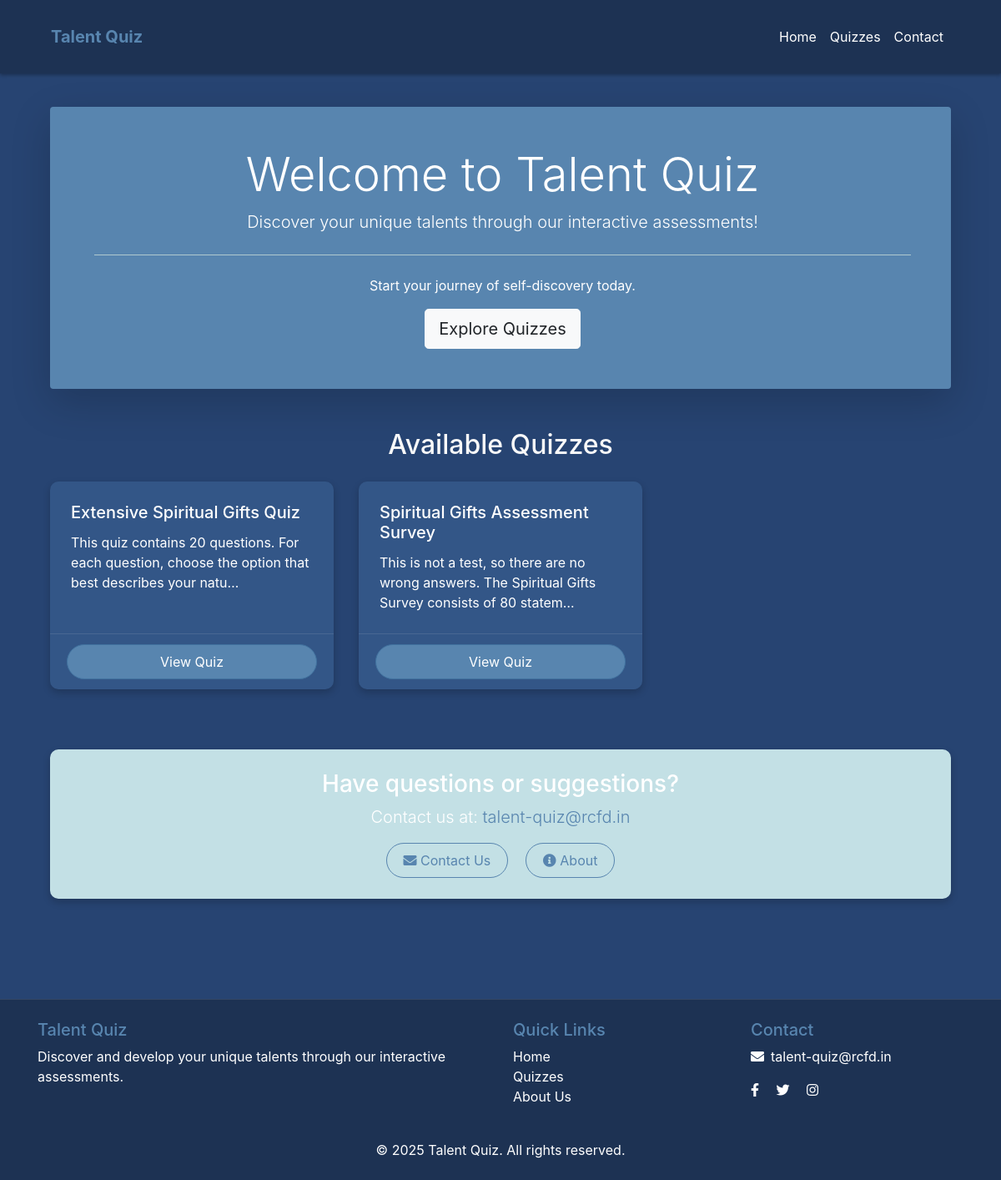
The page / on the database its author committed.
### app/models.py (models this page shows, shortened)
class Quiz(models.Model):
    title = models.CharField(max_length=255)
    description = models.TextField(blank=True, null=True)
    created_at = models.DateTimeField(auto_now_add=True)
    class Meta:
        verbose_name_plural = "Quizzes"

### app/views.py (the view)
# urls.py: path('', home, name='home'),
def home(request):
    quizzes = Quiz.objects.all()
    return render(request, 'home.html', {'quizzes': quizzes})

### templates/home.html (shortened to what this page needs)
{% extends 'base.html' %}
{% block content %}
<div class="container">
    <div class="jumbotron text-center bg-primary text-white rounded shadow-lg p-5 mb-4">
        <h1 class="display-4">Welcome to Talent Quiz</h1>
        <p class="lead">Discover your unique talents through our interactive assessments!</p>
        <hr class="my-4 bg-light">
        <p>Start your journey of self-discovery today.</p>
        <a class="btn btn-light btn-lg" href="#available-quizzes" role="button">Explore Quizzes</a>
    </div>
    <div class="row mt-5" id="available-quizzes">
        <div class="col-md-12">
            <h2 class="text-center mb-4">Available Quizzes</h2>
            {% if quizzes %}
                <div class="row">
                    {% for quiz in quizzes %}
                        <div class="col-md-4 mb-4">
                            <div class="card h-100 hover-shadow transition-300">
                                <div class="card-body">
                                    <h5 class="card-title">{{ quiz.title }}</h5>
                                    <p class="card-text">{{ quiz.description|truncatechars:100 }}</p>
                                </div>
                                <div class="card-footer bg-transparent">
                                    <a href="{% url 'app:quiz-detail' quiz.id %}" class="btn btn-primary btn-block">View Quiz</a>
                                </div>
                            </div>
                        </div>
                    {% endfor %}
                </div>
            {% else %}
                <div class="alert alert-info">
                    <p>No quizzes available yet. Please check back later!</p>
                </div>
            {% endif %}
        </div>
    </div>
    <div class="row mt-5 mb-5">
        <div class="col-md-12">
            <div class="card bg-light">
                <div class="card-body text-center">
                    <h3>Have questions or suggestions?</h3>
                    <p class="lead">Contact us at: <a href="mailto:talent-quiz@rcfd.in">talent-quiz@rcfd.in</a></p>
                    <div class="mt-3">
                        <a href="#" class="btn btn-outline-primary mx-2"><i class="fas fa-envelope"></i> Contact Us</a>
                        <a href="#" class="btn btn-outline-primary mx-2"><i class="fas fa-info-circle"></i> About</a>
                    </div>
                </div>
            </div>
        </div>
    </div>
</div>
{% endblock content %}

### templates/base.html (shortened to what this page needs)
{% load static %}
<!DOCTYPE html>
<html lang="en">
<head>
    <link rel="stylesheet" href="https://cdn.jsdelivr.net/npm/bootstrap@4.6.0/dist/css/bootstrap.min.css">
    <link rel="stylesheet" href="https://cdnjs.cloudflare.com/ajax/libs/font-awesome/5.15.3/css/all.min.css">
    <link rel="stylesheet" href="{% static 'css/theme.css' %}">
    <link rel="stylesheet" href="{% static 'css/style.css' %}">
</head>
<body class="bg-dark">
    {% include 'commons/header.html' %}
    <main class="container py-4">
        {% block content %}
        {% endblock content %}
    </main>
    {% include 'commons/footer.html' %}
</body>
</html>

### templates/commons/header.html (shortened to what this page needs)
<header class="site-header py-3 bg-darker">
    <div class="container">
        <nav class="navbar navbar-expand-lg navbar-dark">
            <a class="navbar-brand font-weight-bold text-primary" href="{% url 'app:home' %}">Talent Quiz</a>
            <div class="collapse navbar-collapse" id="navbarNav">
                <ul class="navbar-nav ml-auto">
                    <li class="nav-item">
                        <a class="nav-link text-light" href="{% url 'app:home' %}">Home</a>
                    </li>
                    <li class="nav-item">
                        <a class="nav-link text-light" href="#">Quizzes</a>
                    </li>
                    <li class="nav-item">
                        <a class="nav-link text-light" href="mailto:talent-quiz@rcfd.in">Contact</a>
                    </li>
                </ul>
            </div>
        </nav>
    </div>
</header>

### templates/commons/footer.html
<footer class="site-footer py-4 bg-darker mt-5">
    <div class="container">
        <div class="row">
            <div class="col-md-6">
                <h5 class="text-primary">Talent Quiz</h5>
                <p class="text-muted">Discover and develop your unique talents through our interactive assessments.</p>
            </div>
            <div class="col-md-3">
                <h5 class="text-primary">Quick Links</h5>
                <ul class="list-unstyled">
                    <li><a href="{% url 'app:home' %}" class="text-light">Home</a></li>
                    <li><a href="#" class="text-light">Quizzes</a></li>
                    <li><a href="#" class="text-light">About Us</a></li>
                </ul>
            </div>
            <div class="col-md-3">
                <h5 class="text-primary">Contact</h5>
                <address class="text-muted">
                    <p><i class="fas fa-envelope mr-2"></i>talent-quiz@rcfd.in</p>
                    <div class="mt-3">
                        <a href="#" class="text-light mr-3"><i class="fab fa-facebook-f"></i></a>
                        <a href="#" class="text-light mr-3"><i class="fab fa-twitter"></i></a>
                        <a href="#" class="text-light"><i class="fab fa-instagram"></i></a>
                    </div>
                </address>
            </div>
        </div>
        <div class="row mt-4">
            <div class="col text-center">
                <p class="mb-0 text-muted">&copy; {% now "Y" %} Talent Quiz. All rights reserved.</p>
            </div>
        </div>
    </div>
</footer>

### static/css/theme.css (style rules this page uses)
html, body { background-color: #2F2420; color: #F9F9F9; }
:root { --primary: #5885AF; --primary-light: #C3E0E5; --primary-dark: #41729F; --bg-dark: #274472; --bg-darker: #1D3253; --bg-card: #335687; --text-light: #FFFFFF; --text-dark: #274472; --accent: #C3E0E5; --accent-light: #E1F1F4; --accent-dark: #8BB9C7; --success: #4CAF50; --warning: #FFC107; --danger: #F44336; --info: #2196F3; --success-bg: rgba(76, 175, 80, 0.2); --success-border: rgba(76, 175, 80, 0.3); --success-text: #c3e6c4; --info-bg: rgba(91, 192, 222, 0.2); --info-border: rgba(91, 192, 222, 0.3); --info-text: #d1ecf6; --warning-bg: rgba(240, 173, 78, 0.2); --warning-border: rgba(240, 173, 78, 0.3); --warning-text: #f5e2c6; --danger-bg: rgba(217, 83, 79, 0.2); --danger-border: rgba(217, 83, 79, 0.3); --danger-text: #f8d7da; --bs-primary: var(--primary); --bs-secondary: var(--bg-card); --bs-success: #4CAF50; --bs-info: #5bc0de; --bs-warning: #f0ad4e; --bs-danger: #d9534f; --bs-light: var(--accent); --bs-dark: var(--bg-dark); }
.bg-primary { background-color: var(--primary) !important; }
.bg-dark { background-color: var(--bg-dark) !important; }
.bg-darker { background-color: var(--bg-darker) !important; }
.text-primary { color: var(--primary) !important; }
.text-light { color: var(--text-light) !important; }
.text-muted { color: var(--text-muted) !important; }
.btn-primary { background-color: var(--primary); border-color: var(--primary-dark); color: var(--text-light); }
.btn-outline-primary { color: var(--primary); border-color: var(--primary); }
.card { background-color: var(--bg-card); border: none; border-radius: 10px; box-shadow: 0 4px 12px rgba(0, 0, 0, 0.2); }
.card-body { color: var(--text-light); }
.card-footer { background-color: var(--bg-darker); border-top: 1px solid rgba(255, 255, 255, 0.1); }

### static/css/style.css (style rules this page uses)
.site-header { box-shadow: 0 2px 4px rgba(0, 0, 0, 0.3); margin-bottom: 1rem; background-color: var(--bg-darker); color: var(--text-light); }
.site-footer { margin-top: 3rem; background-color: var(--bg-darker); color: var(--text-light); padding: 2rem 0; border-top: 1px solid rgba(255, 255, 255, 0.1); }
.card { transition: transform 0.2s ease; box-shadow: 0 4px 10px rgba(0, 0, 0, 0.2); border: none; background-color: var(--bg-card); color: var(--text-light); border-radius: 10px; overflow: hidden; }
.card-body { padding: 25px; }
.card-footer { background-color: var(--bg-darker); border-top: 1px solid rgba(255, 255, 255, 0.1); }
.jumbotron { background-color: var(--bg-card); padding: 2rem; border-radius: 10px; margin-bottom: 2rem; border-left: 5px solid var(--primary); color: var(--text-light); }
.mb-5 { margin-bottom: 3rem !important; }
.btn-primary { background-color: var(--primary); border-color: var(--primary-dark); color: var(--text-light); border-radius: 25px; padding: 8px 20px; transition: all 0.2s ease; }
.btn-outline-primary { color: var(--primary); border-color: var(--primary); background-color: transparent; border-radius: 25px; padding: 8px 20px; transition: all 0.2s ease; }
.bg-primary { background-color: var(--primary) !important; }
.bg-dark { background-color: var(--bg-dark) !important; }
.bg-darker { background-color: var(--bg-darker) !important; }
.bg-light { background-color: var(--accent) !important; }
a { color: var(--primary); transition: color 0.2s ease; }

### templates/home.html (style rules this page uses)
.transition-300 { transition: all 0.3s ease; }

### rows shown on the page
Quiz: title "Extensive Spiritual Gifts Quiz", description "This quiz contains 20 questions. For each question, choose the option that best describes your natu…"
Quiz: title "Spiritual Gifts Assessment Survey", description "This is not a test, so there are no wrong answers. The Spiritual Gifts Survey consists of 80 statem…"
